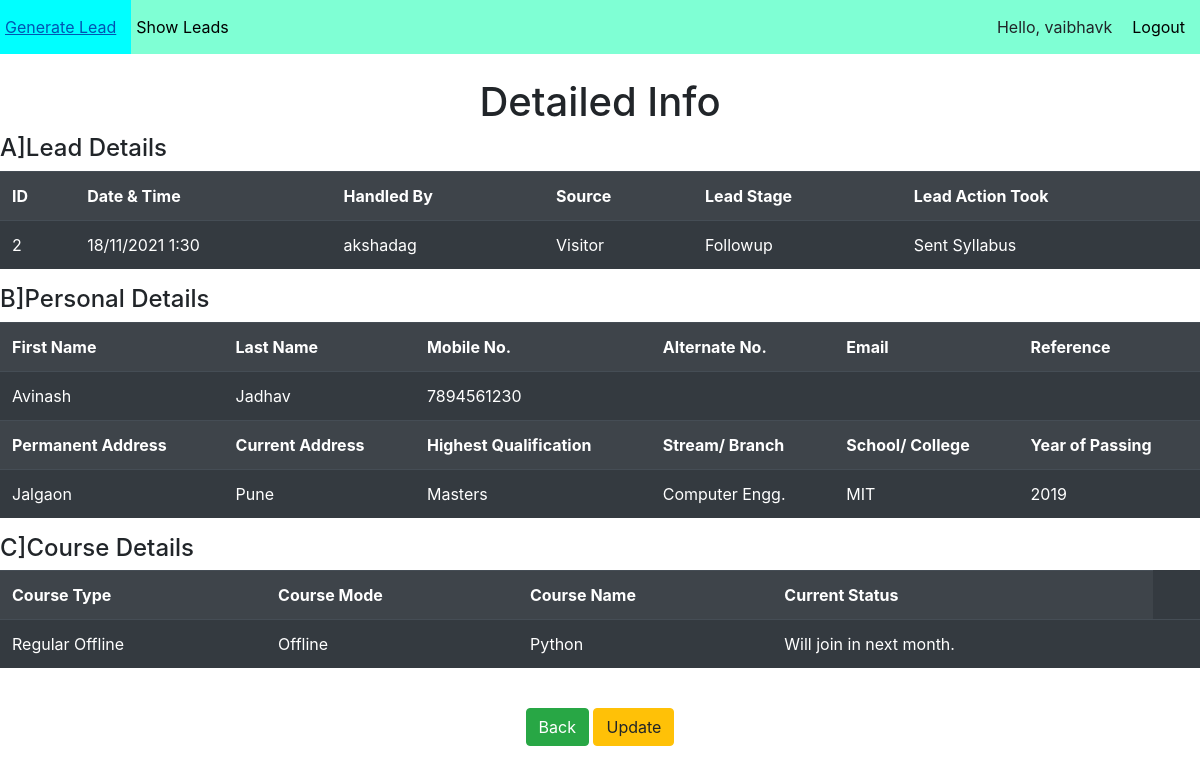
The app's page /leads/details/2/ (signed in) with its own data.
### LeadGeneration/models.py (models this page shows)
class Lead(models.Model):
    date = models.DateTimeField(auto_now_add=True)
    handled_by = models.CharField(max_length=32)
    type_of_lead = models.CharField(max_length=32, choices=type_of_lead_choices)
    lead_stage = models.CharField(max_length=32, choices=lead_stage_choices)
    lead_action_took = models.CharField(max_length=64, choices=lead_action_took_choices)
    first_name = models.CharField(max_length=32)
    last_name = models.CharField(max_length=32,blank=True)
    mobile_number = models.CharField(max_length=10,unique=True)
    mobile_number2 = models.CharField(max_length=10,blank=True)
    email = models.EmailField(blank=True)
    referred_by = models.CharField(max_length=32,blank=True)
    permanent_address = models.CharField(max_length=64)
    current_address = models.CharField(max_length=64)
    highest_qualification = models.CharField(max_length=32,choices=highest_qualification_choices)
    stream = models.CharField(max_length=32,choices=stream_choices)
    school_college = models.CharField(max_length=64)
    year_of_passing = models.CharField(max_length=32,choices=year_of_passing_choices)
    type_of_course = models.CharField(max_length=32,choices=type_of_course_choices)
    mode_of_course = models.CharField(max_length=32,choices=mode_of_course_choices)
    course_interested = models.CharField(max_length=32,choices=course_interested_choices)
    current_status_notes = models.CharField(max_length=128)

### LeadGeneration/views.py (the view)
# urls.py: path('details/<int:pk>/',views.DetailLeadView.as_view(),name='details_lead'),
class DetailLeadView(LoginRequiredMixin,DetailView):
    model = Lead

### templates/LeadGeneration/lead_detail.html (shortened to what this page needs)
{% extends 'layout.html' %}
{% block content %}
    <h1 style="text-align: center;">Detailed Info</h1>
    <h4>A]Lead Details</h4>
    <table class="table table-dark table-striped">
        <tr>
            <th>ID</th>
            <th>Date & Time</th>
            <th>Handled By</th>
            <th>Source</th>
            <th>Lead Stage</th>
            <th>Lead Action Took</th>
        </tr>
        <tr>
            <td>{{object.id}}</td>
            <td>{{ object.date|date:"d/m/Y G:i" }}</td>
            <td>{{object.handled_by}}</td>
            <td>{{object.type_of_lead}}</td>
            <td>{{object.lead_stage}}</td>
            <td>{{object.lead_action_took}}</td>
        </tr>
    </table>
    <h4>B]Personal Details</h4>
    <table class="table table-dark table-striped">
        <tr>
            <th>First Name</th>
            <th>Last Name</th>
            <th>Mobile No.</th>
            <th>Alternate No.</th>
            <th>Email</th>
            <th>Reference</th>
        </tr>
        <tr>
            <td>{{object.first_name}}</td>
            <td>{{object.last_name}}</td>
            <td>{{object.mobile_number}}</td>
            <td>{{object.mobile_number2}}</td>
            <td>{{object.email}}</td>
            <td>{{object.referred_by}}</td>
        </tr>
        <tr>
            <th>Permanent Address</th>
            <th>Current Address</th>
            <th>Highest Qualification</th>
            <th>Stream/ Branch</th>
            <th>School/ College</th>
            <th>Year of Passing</th>
        </tr>
        <tr>
            <td>{{object.permanent_address}}</td>
            <td>{{object.current_address}}</td>
            <td>{{object.highest_qualification}}</td>
            <td>{{object.stream}}</td>
            <td>{{object.school_college}}</td>
            <td>{{object.year_of_passing}}</td>
        </tr>
    </table>
    <h4>C]Course Details</h4>
    <table class="table table-dark table-striped">
        <tr>
            <th>Course Type</th>
            <th>Course Mode</th>
            <th>Course Name</th>
            <th>Current Status</th>
        </tr>
        <tr>
            <td>{{object.type_of_course}} {{object.mode_of_course}}</td>
            <td>{{object.mode_of_course}}</td>
            <td>{{object.course_interested}}</td>
            <td>{{object.current_status_notes}}</td>
            <td>
        </tr>
    </table>
    <br>
    <div style="text-align: center;">
        <a href="{% url 'show_leads' %}">
            <button class="btn btn-success">Back</button>
        </a>
        <a href="{% url 'update_lead' object.id %}">
            <button class="btn btn-warning">Update</button>
        </a>
    </div>
    <br>
{% endblock %}

### templates/layout.html (shortened to what this page needs)
<!DOCTYPE html>
{% load static %}
<html lang="en">
<head>
    <link rel="stylesheet" href="https://cdn.jsdelivr.net/npm/bootstrap@4.6.1/dist/css/bootstrap.min.css">
    <link rel="stylesheet" href="{% static 'myStyle.css' %}">
</head>
<body>
    <ul class="mynavbar">
        <li><a href="{% url 'generate_lead' %}">Generate Lead</a></li>
        <li><a href="{% url 'show_leads' %}">Show Leads</a></li>
        <span class="authlinks">
            {% if user.is_authenticated %}
                <li><a>Hello, {{user.username}}</a></li>
                <li><a href="{% url 'logout' %}">Logout</a></li>
            {% else %}
                <li><a href="{% url 'register' %}">Register</a></li>
                <li><a href="{% url 'login' %}">Login</a></li>
            {% endif %}
        </span>
    </ul>
    <br>
    {% block content %}{% endblock %}
</body>
</html>

### static/myStyle.css (style rules this page uses)
.mynavbar { background-color: aquamarine; list-style-type: none; overflow: hidden; margin: 0; padding:0; }
li { float: left; }
li a { padding:15px 15px 15px 5px; color: black; display: block; }
.authlinks { float: right; }

### records on screen
Lead: id "2", date "18/11/2021 1:30", handled_by "akshadag", type_of_lead "Visitor", lead_stage "Followup", lead_action_took "Sent Syllabus", first_name "Avinash", last_name "Jadhav", mobile_number "7894561230", permanent_address "Jalgaon", current_address "Pune", highest_qualification "Masters", stream "Computer Engg.", school_college "MIT", year_of_passing "2019", type_of_course "Regular", mode_of_course "Offline", course_interested "Python", current_status_notes "Will join in next month."

### other values on screen
{{ user.username }} "vaibhavk"
